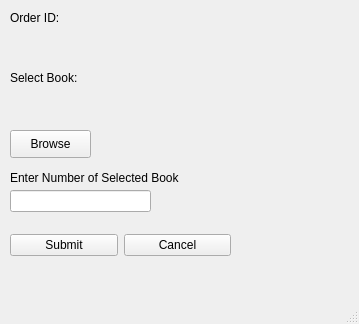
<?xml version="1.0" encoding="UTF-8"?>
<ui version="4.0">
 <class>MainWindow</class>
 <widget class="QMainWindow" name="MainWindow">
  <property name="geometry">
   <rect>
    <x>0</x>
    <y>0</y>
    <width>359</width>
    <height>324</height>
   </rect>
  </property>
  <property name="windowTitle">
   <string>Add to Existing Order</string>
  </property>
  <widget class="QWidget" name="centralwidget">
   <widget class="QLabel" name="label">
    <property name="geometry">
     <rect>
      <x>10</x>
      <y>10</y>
      <width>191</width>
      <height>16</height>
     </rect>
    </property>
    <property name="text">
     <string>Order ID:</string>
    </property>
   </widget>
   <widget class="QLabel" name="order_id_lb">
    <property name="geometry">
     <rect>
      <x>10</x>
      <y>30</y>
      <width>191</width>
      <height>16</height>
     </rect>
    </property>
    <property name="text">
     <string/>
    </property>
   </widget>
   <widget class="QPushButton" name="browse_btn">
    <property name="geometry">
     <rect>
      <x>10</x>
      <y>130</y>
      <width>81</width>
      <height>28</height>
     </rect>
    </property>
    <property name="text">
     <string>Browse</string>
    </property>
   </widget>
   <widget class="QLabel" name="label_3">
    <property name="geometry">
     <rect>
      <x>10</x>
      <y>70</y>
      <width>81</width>
      <height>16</height>
     </rect>
    </property>
    <property name="text">
     <string>Select Book:</string>
    </property>
   </widget>
   <widget class="QLabel" name="label_4">
    <property name="geometry">
     <rect>
      <x>10</x>
      <y>170</y>
      <width>171</width>
      <height>16</height>
     </rect>
    </property>
    <property name="text">
     <string>Enter Number of Selected Book</string>
    </property>
   </widget>
   <widget class="QLineEdit" name="number_le">
    <property name="geometry">
     <rect>
      <x>10</x>
      <y>190</y>
      <width>141</width>
      <height>22</height>
     </rect>
    </property>
   </widget>
   <widget class="QWidget" name="horizontalLayoutWidget">
    <property name="geometry">
     <rect>
      <x>10</x>
      <y>230</y>
      <width>221</width>
      <height>30</height>
     </rect>
    </property>
    <layout class="QHBoxLayout" name="horizontalLayout">
     <item>
      <widget class="QPushButton" name="comfirm_btn">
       <property name="text">
        <string>Submit</string>
       </property>
      </widget>
     </item>
     <item>
      <widget class="QPushButton" name="cancel_btn">
       <property name="text">
        <string>Cancel</string>
       </property>
      </widget>
     </item>
    </layout>
   </widget>
   <widget class="QLabel" name="book_id_lb">
    <property name="geometry">
     <rect>
      <x>10</x>
      <y>100</y>
      <width>121</width>
      <height>16</height>
     </rect>
    </property>
    <property name="text">
     <string/>
    </property>
   </widget>
  </widget>
  <widget class="QMenuBar" name="menubar">
   <property name="geometry">
    <rect>
     <x>0</x>
     <y>0</y>
     <width>359</width>
     <height>21</height>
    </rect>
   </property>
  </widget>
  <widget class="QStatusBar" name="statusbar"/>
 </widget>
 <resources/>
 <connections/>
</ui>
